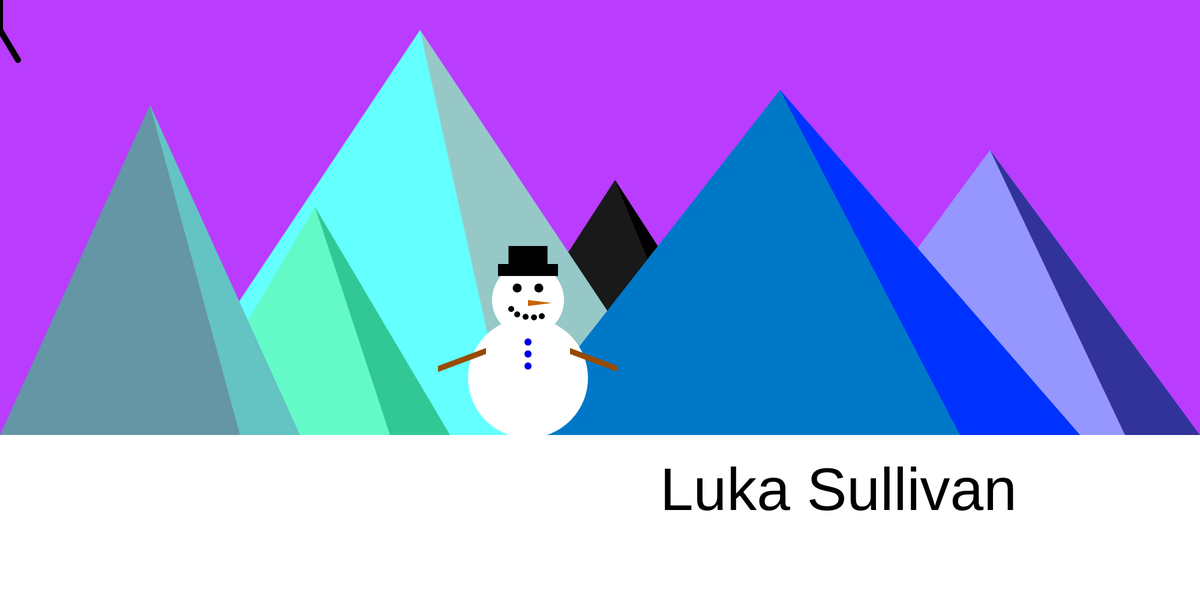
Frame 1 (no input)
Frame 60 (no input): identical to frame 1, image omitted
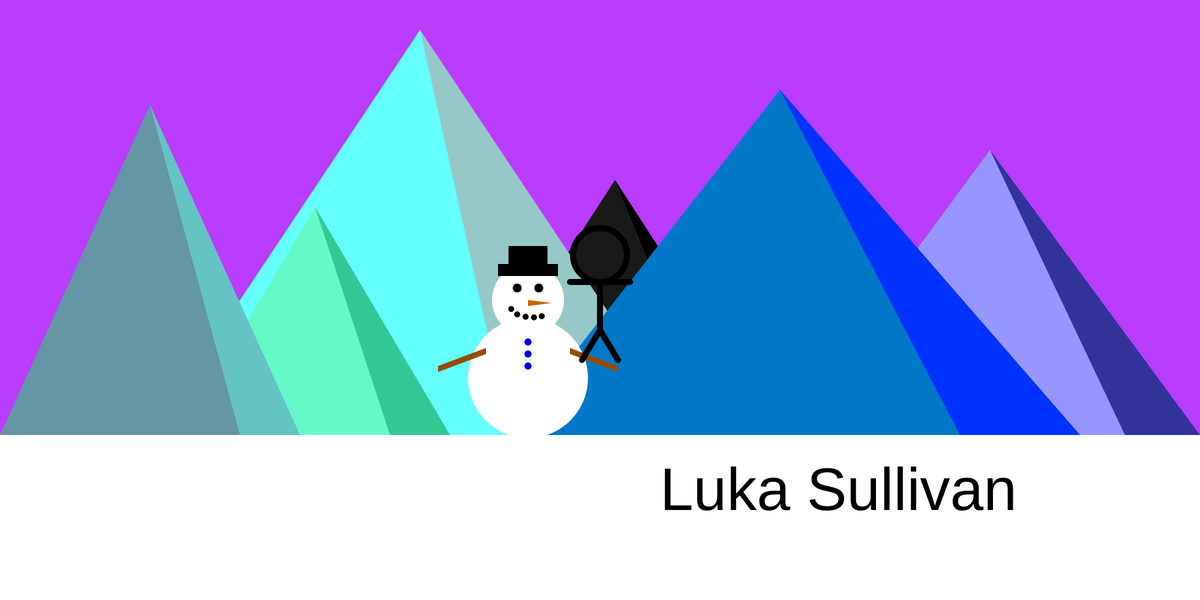
Frame 120 (the mouse pressed at the canvas centre since frame 60)

The p5.js sketch that drew these frames (run headless with seeded random() and noise() and a simulated clock; from frame 60 on, the mouse is pressed at the canvas centre):

// p5.js sketch
// ── sketch.js
//Interactive Scene
//Luka Sullivan
//October 8th
//A drawing of a winter scene where the backround can be changed by middle mouse key and the ground color by space key. 

let proX, proY;
let groundColor;
let r, g, b; // Declare variables for background color

function setup() {
  createCanvas(2000, 1000);
  proX = width / 2;
  proY = height / 2;
  groundColor = color(255, 255, 255); // Initial ground color
  r = 185; // Initial background color values
  g = 60;
  b = 255;
  background(r, g, b);
}

function draw() {
  // Clear background
  background(r, g, b);

  rectMode(CENTER);
  
  // Draw ground with dynamic color
  fill(groundColor);
  noStroke();
  rect(0, 925,  4000, 400); // Adjusted to fit the canvas

  // Draw mountains
  fill(150, 150, 255); // mountain 4
  noStroke();
  triangle(1300, 725, 2000, 725, 1650, 250);
  
  fill(50, 50, 155); // shadow
  noStroke();
  triangle(1875, 725, 2000, 725, 1650, 250);
  
  fill(25, 25, 25); // mountain 5
  noStroke();
  triangle(1300, 725, 750, 725, 1025, 300);
  
  fill(2, 0, 0); // shadow
  noStroke();
  triangle(1300, 725, 1200, 725, 1025, 300);
  
  fill(100, 255, 255); // mountain 2
  noStroke();
  triangle(250, 725, 1150, 725, 700, 50);
  
  fill(100, 250, 200); // mountain 6
  noStroke();
  triangle(300, 725, 750, 725, 525, 345);
  
  fill(50, 200, 150); // shadow 6
  noStroke();
  triangle(650, 725, 750, 725, 525, 345);
  
  fill(100, 150, 165); // mountain 1
  noStroke();
  triangle(0, 725, 450, 725, 250, 175);
  
  fill(100, 195, 195); // shadow
  noStroke();
  triangle(400, 725, 500, 725, 250, 175);
  
  fill(150, 200, 200); // shadow 2
  noStroke();
  triangle(850, 725, 1150, 725, 700, 50);
  
  fill(0, 120, 200); // mountain 3
  noStroke();
  triangle(1800, 725, 850, 725, 1300, 150);
  
  fill(0, 50, 255); // shadow
  noStroke();
  triangle(1800, 725, 1600, 725, 1300, 150);

  fill(0, 0, 0); // Signiture
  textSize(100)
  text("Luka Sullivan", 1100, 850)
  
  // Draws Snowman
  fill(255, 255, 255);
  noStroke();
  circle(880, 500, 120);
  
  fill(255, 255, 255);
  noStroke();
  circle(880, 630, 200);
  
  fill(0, 0, 0);
  noStroke();
  circle(862, 480, 15);
  
  fill(0, 0, 0);
  noStroke();
  circle(898, 480, 15);
  
  fill(200, 100, 0);
  noStroke();
  triangle(880, 500, 920, 505, 880, 510);
  
  fill(0, 0, 0);
  noStroke();
  circle(852, 515, 10);
  
  fill(0, 0, 0);
  noStroke();
  circle(862, 524, 10);
  
  fill(0, 0, 0);
  noStroke();
  circle(876, 528, 10);
  
  fill(0, 0, 0);
  noStroke();
  circle(890, 529, 10);
  
  fill(0, 0, 0);
  noStroke();
  circle(903, 527, 10);
  
  fill(0, 0, 0);
  noStroke();
  rect(880, 430, 65, 40);
  
  fill(0, 0, 0);
  noStroke();
  rect(880, 450, 100, 20);
  
  fill(0, 0, 220);
  noStroke();
  circle(880, 570, 12);
  
  fill(0, 0, 220);
  noStroke();
  circle(880, 590, 12);
  
  fill(0, 0, 220);
  noStroke();
  circle(880, 610, 12);
  
  fill(150, 75, 0);
  noStroke();
  quad(950, 590, 950, 580, 1030, 610, 1030, 620);
  
  fill(150, 75, 0);
  noStroke();
  quad(810, 590, 810, 580, 730, 610, 730, 620);
  
  stroke(0, 0, 0);
  strokeWeight(10);
  fill(0, 0, 0, 0);
  circle(mouseX, mouseY - 75, 90); // Head
  
  line(mouseX, mouseY - 30, mouseX, mouseY + 50); // Body
  let armLength = 50; // arms
  line(mouseX - armLength, mouseY - 30, mouseX + armLength, mouseY - 30); // Arms
  line(mouseX, mouseY + 50, mouseX - 30, mouseY + 100); // Left leg
  line(mouseX, mouseY + 50, mouseX + 30, mouseY + 100); // Right leg
  proX = mouseX;
  proY = mouseY;
}

// Change background when middle mouse clicked
function mousePressed() {
  if (mouseButton === CENTER) {
    r = random(0, 255);
    g = random(0, 255);
    b = random(0, 255);
  }
}

// Change ground color when the spacebar pressed
function keyPressed() {
  if (keyCode === 32) { // 32 is spacebar
    let newGroundColor;
    do {
      let groundR = random(0, 255);
      let groundG = random(0, 255);
      let groundB = random(0, 255);
      newGroundColor = color(groundR, groundG, groundB); // Generates new ground color
    } while (newGroundColor.levels[0] === r && newGroundColor.levels[1] === g && newGroundColor.levels[2] === b); // Check if it's the same as background
    groundColor = newGroundColor; // Change ground color
  } // I couldnt figure out how to do the 4-state variable so I just did random backround
}
